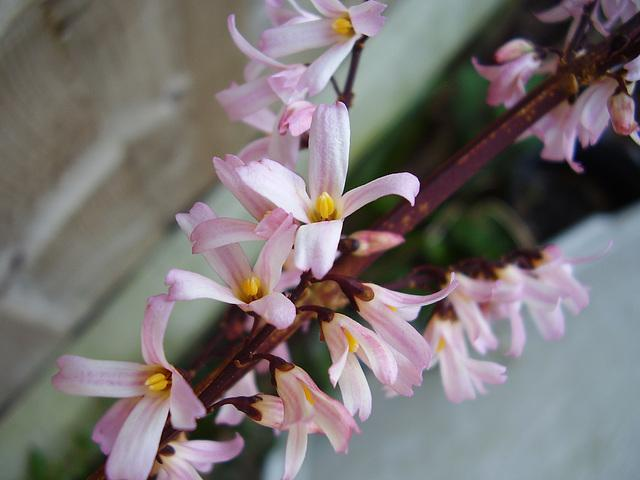
#> input picture python-code/opengl-learning/resources/images/f2.jpg, 640 x 480 px, found by its file name
$ jupyter execute --allow-errors '2.30直方图均衡化.ipynb'   (shell and % lines are left out)   (older library calls are emulated)
#> lines starting #> are read from the running program, lines starting #| are printed output that depends on the picture; after the words box and inside, x2 and y2 are one past the last pixel; in counts of white or black regions, pixels touching at a corner belong together
# 直方图均衡化

[cell 1]
#coding:utf-8
import numpy as np
import cv2
import matplotlib.pyplot as plt
import pandas as pd
from pandas import DataFrame
from numpy.lib.function_base import histogram

[cell 2]
src = cv2.cvtColor(cv2.imread('../datas/f2.jpg'),cv2.COLOR_BGR2GRAY)
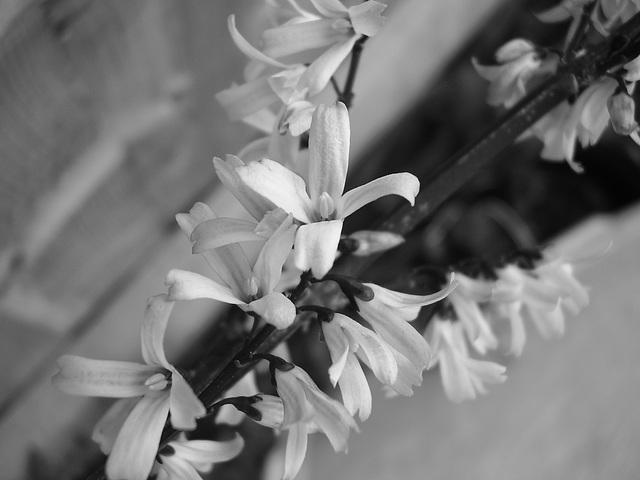
#> src: shape (480, 640); min 2, max 251, mean 116.2

[cell 3]
def histogram_equal(src):

    rows,cols = src.shape
#> rows = 480; cols = 640
    size = rows * cols
#> size = 307200
    # 直方图
    hist = np.zeros((256),dtype=np.int64)
    # 直方力归一化图
    prob = np.zeros((256),dtype=np.float64)
    tmp = np.reshape(src,(src.shape[0] * src.shape[1])).tolist()
#> tmp = 307200 items
    dst = np.zeros(src.shape,dtype=np.float64)
    # 直方图积分图,每一个像素点
    dhist = np.zeros((256,),np.float64)
    # 匀衡化后直方图
    hist_eq = np.zeros_like(hist)

    for i in range(256):
        # 计算灰度直方图中每个灰度对应像素的数目
        hist[i] = tmp.count(i)
        prob[i] = hist[i] / size

        for j in range(i):
            dhist[i] = dhist[i] + prob[j]
        # 灰度图像匀称化
        idx = (src == i)
        dst[idx] = dhist[i] * 255
#> this loop made 256 passes
#> pass 3, in histogram_equal, `idx = (src == i)`:
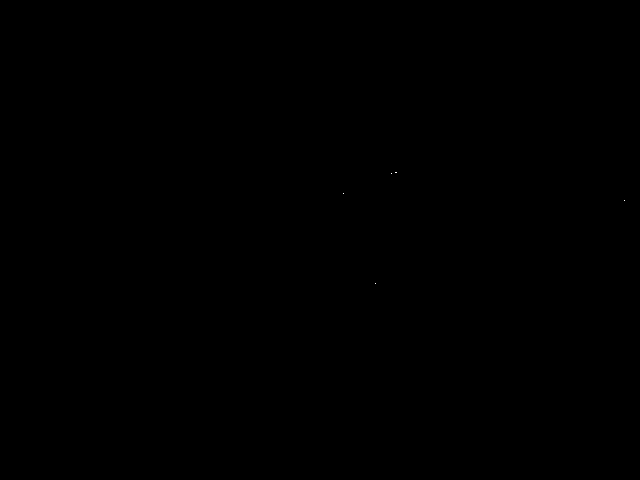
#> idx: shape (480, 640) bool; 0% white in thin lines or dots, all inside (x1, y1, x2, y2) = (343, 172, 625, 284)
#> after the loop:
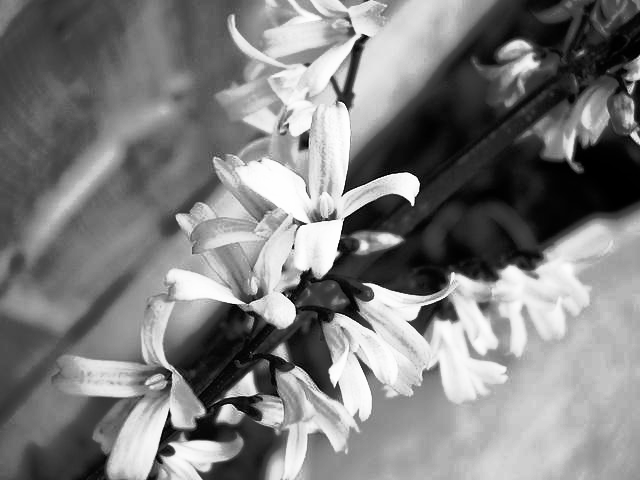
#> dst: shape (480, 640) float64; min 0, max 255, mean 126.7
#> after the loop, dhist = 256 values from 0 to 1; hist = 256 values, max 5435 at index 152, min 0 at index 0, mean 1200; prob = 256 values, max 0.0177 at index 152, min 0 at index 0, mean 0.00391

    dst = cv2.convertScaleAbs(dst)
    tmp = np.reshape(dst,(dst.shape[0] * dst.shape[1])).tolist()
    for i in range(256):
        hist_eq[i] = tmp.count(i)
#> after the loop, hist_eq = 256 values, max 5435 at index 183, min 0 at index 14, mean 1200

    return dst,hist,hist_eq

[cell 4]
dst,hist,hist_eq =histogram_equal(src)

[cell 5]
plt.subplot(121)
plt.imshow(src,'gray')
plt.title('SRC')
plt.subplot(122)
plt.imshow(dst,'gray')
plt.title('Histogram Equal')
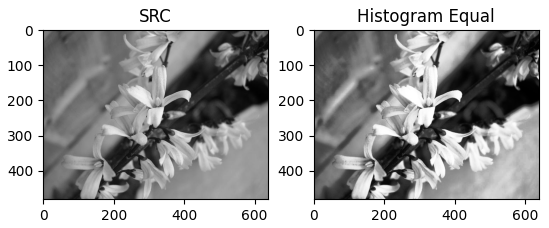
#> figure drawn by matplotlib, 2 panels

[cell 6]
plt.subplot(121)
plt.bar(np.arange(0,256),hist)
plt.title('Histogram:SRC')
plt.subplot(122)
plt.bar(np.arange(0,256),hist_eq)
plt.title('Histogram:Equalized')
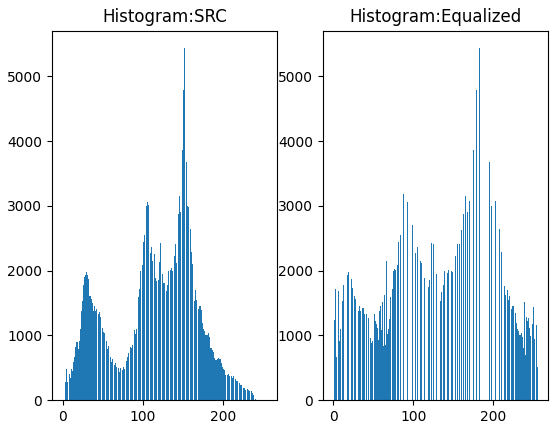
#> figure drawn by matplotlib, 2 panels; panel 1: tallest bar 5435 high, from x = 151.6 to 152.4; panel 2: tallest bar 5435 high, from x = 182.6 to 183.4

$ run again, with python-code/opengl-learning/resources/images/f1.jpg copied over python-code/opengl-learning/resources/images/f2.jpg
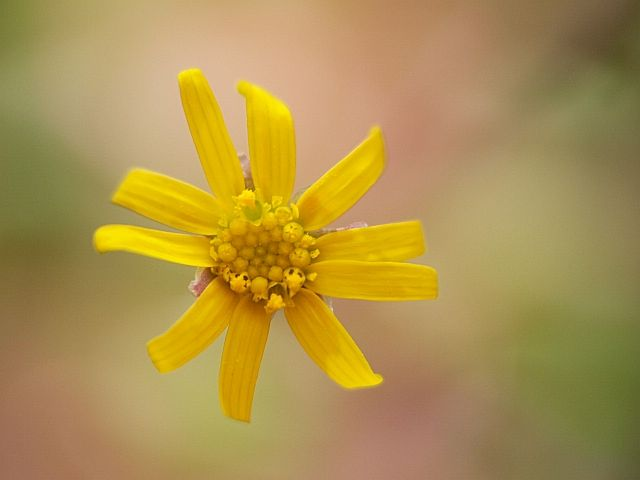
#> input picture python-code/opengl-learning/resources/images/f1.jpg, 640 x 480 px, found by its file name
#> tmp = 307200 items
#> after the loop in histogram_equal, `for i in range(256):`:
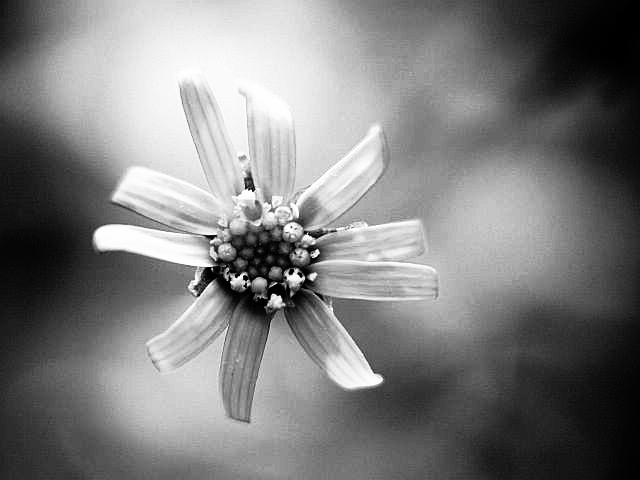
#> dst: shape (480, 640) float64; min 0, max 255, mean 126
#> after the loop in histogram_equal, `for i in range(256):`: dhist = 256 values from 0 to 1; hist = 256 values, max 7005 at index 154, min 0 at index 0, mean 1200; prob = 256 values, max 0.0228 at index 154, min 0 at index 0, mean 0.00391
#> after the loop in histogram_equal, `for i in range(256):`: hist_eq = 256 values, max 7005 at index 149, min 0 at index 16, mean 1200
#> `[cell 6] plt.subplot(121) plt.bar(np.arange(0,256),hist) plt.title('Hi..`:
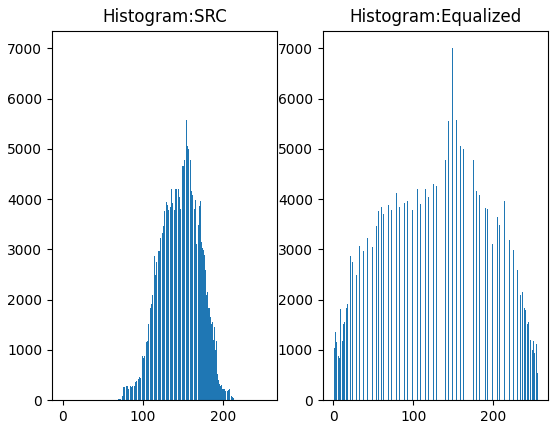
#> figure drawn by matplotlib, 2 panels; panel 1: tallest bar 7005 high, from x = 153.6 to 154.4; panel 2: tallest bar 7005 high, from x = 148.6 to 149.4

$ run again, with python-code/opengl-learning/resources/images/f3.jpg copied over python-code/opengl-learning/resources/images/f2.jpg
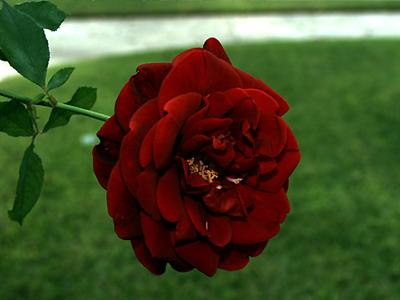
#> input picture python-code/opengl-learning/resources/images/f3.jpg, 400 x 300 px, found by its file name
#> tmp = 120000 items
#> after the loop in histogram_equal, `for i in range(256):`:
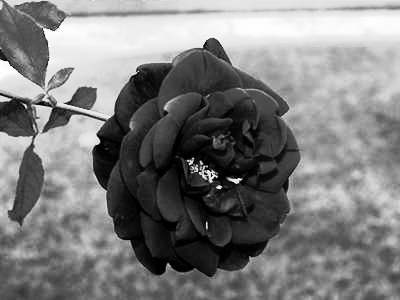
#> dst: shape (300, 400) float64; min 0, max 254.7, mean 126.4
#> after the loop in histogram_equal, `for i in range(256):`: dhist = 256 values from 0 to 0.999; hist = 256 values, max 1707 at index 65, min 26 at index 172, mean 468.8; prob = 256 values, max 0.0142 at index 65, min 0.000217 at index 172, mean 0.00391
#> after the loop in histogram_equal, `for i in range(256):`: hist_eq = 256 values, max 1707 at index 131, min 0 at index 7, mean 468.8
#> `[cell 6] plt.subplot(121) plt.bar(np.arange(0,256),hist) plt.title('Hi..`:
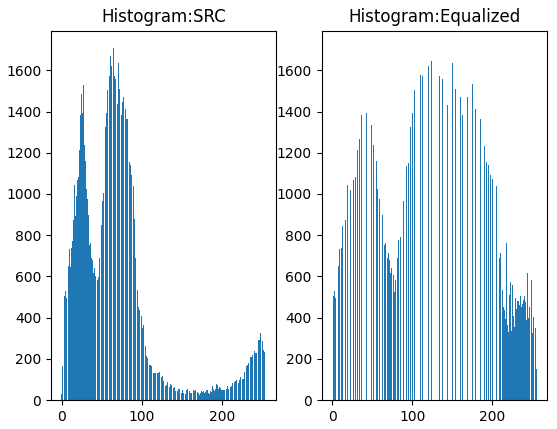
#> figure drawn by matplotlib, 2 panels; panel 1: tallest bar 1707 high, from x = 64.6 to 65.4; panel 2: tallest bar 1707 high, from x = 130.6 to 131.4

$ run again, with python-code/opengl-learning/resources/images/f4.jpg copied over python-code/opengl-learning/resources/images/f2.jpg
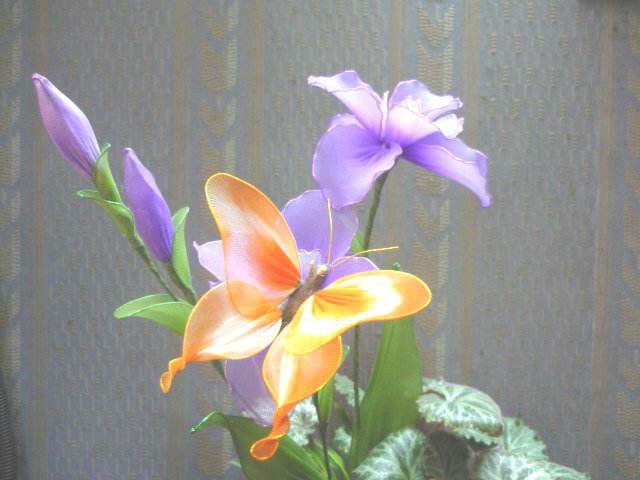
#> input picture python-code/opengl-learning/resources/images/f4.jpg, 640 x 480 px, found by its file name
#> tmp = 307200 items
#> after the loop in histogram_equal, `for i in range(256):`:
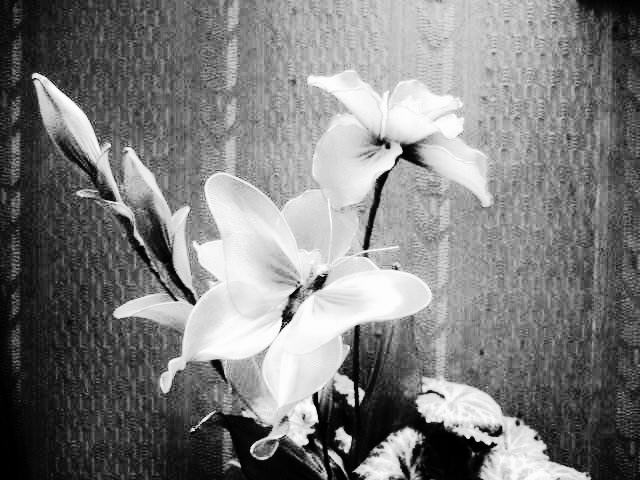
#> dst: shape (480, 640) float64; min 0, max 254.9, mean 125.8
#> after the loop in histogram_equal, `for i in range(256):`: dhist = 256 values from 0 to 1; hist = 256 values, max 6923 at index 132, min 0 at index 0, mean 1200; prob = 256 values, max 0.0225 at index 132, min 0 at index 0, mean 0.00391
#> after the loop in histogram_equal, `for i in range(256):`: hist_eq = 256 values, max 6923 at index 85, min 0 at index 15, mean 1200
#> `[cell 6] plt.subplot(121) plt.bar(np.arange(0,256),hist) plt.title('Hi..`:
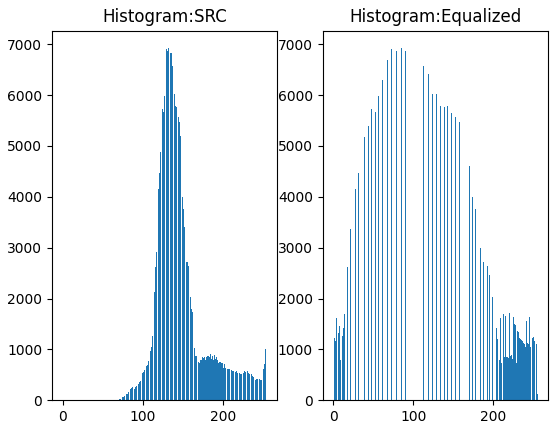
#> figure drawn by matplotlib, 2 panels; panel 1: tallest bar 6923 high, from x = 131.6 to 132.4; panel 2: tallest bar 6923 high, from x = 84.6 to 85.4
